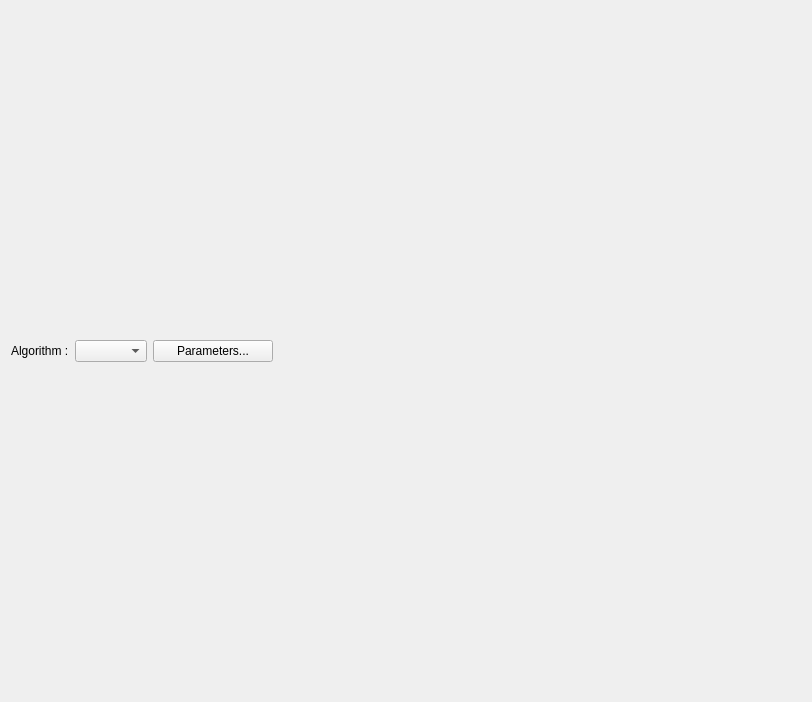
<?xml version="1.0" encoding="UTF-8"?>
<ui version="4.0">
 <class>WidgetOptParametersClass</class>
 <widget class="QWidget" name="WidgetOptParametersClass">
  <property name="geometry">
   <rect>
    <x>0</x>
    <y>0</y>
    <width>812</width>
    <height>702</height>
   </rect>
  </property>
  <property name="windowTitle">
   <string>Form</string>
  </property>
  <layout class="QGridLayout" name="gridLayout">
   <item row="0" column="0" rowspan="4" colspan="2">
    <layout class="QGridLayout" name="gridLayout_2">
     <item row="0" column="2">
      <widget class="QPushButton" name="pushEAParameters">
       <property name="sizePolicy">
        <sizepolicy hsizetype="Fixed" vsizetype="Fixed">
         <horstretch>0</horstretch>
         <verstretch>0</verstretch>
        </sizepolicy>
       </property>
       <property name="minimumSize">
        <size>
         <width>120</width>
         <height>0</height>
        </size>
       </property>
       <property name="text">
        <string>Parameters...</string>
       </property>
      </widget>
     </item>
     <item row="0" column="1">
      <widget class="QComboBox" name="comboAlgo"/>
     </item>
     <item row="0" column="0">
      <widget class="QLabel" name="label_2">
       <property name="sizePolicy">
        <sizepolicy hsizetype="Maximum" vsizetype="Preferred">
         <horstretch>0</horstretch>
         <verstretch>0</verstretch>
        </sizepolicy>
       </property>
       <property name="text">
        <string>Algorithm :</string>
       </property>
      </widget>
     </item>
     <item row="0" column="3">
      <spacer name="horizontalSpacer">
       <property name="orientation">
        <enum>Qt::Horizontal</enum>
       </property>
       <property name="sizeHint" stdset="0">
        <size>
         <width>40</width>
         <height>20</height>
        </size>
       </property>
      </spacer>
     </item>
    </layout>
   </item>
    </layout>
 </widget>
 <resources/>
 <connections/>
</ui>
